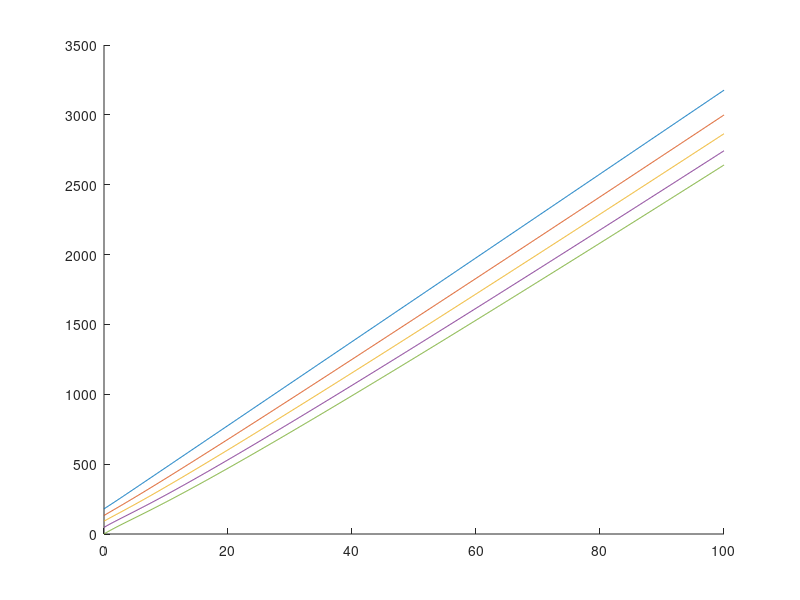
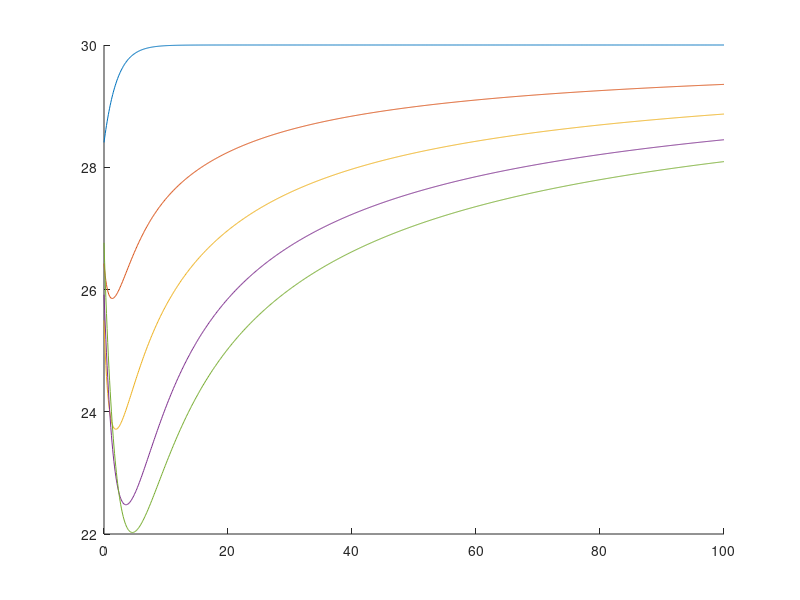
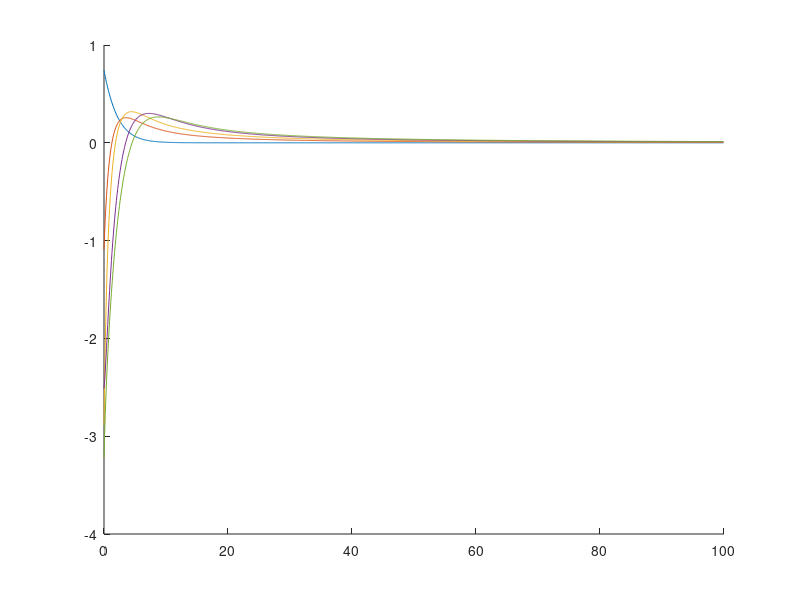

These figures' MATLAB source, in order: (Note: this script raises an error after producing the figures.)


% In the following code I try to simulate human driven vehicle so that we
% can play with Bayesian Linear regression and see how it works. Because
% here we do not use VR, we need to generate vehicle trajectories (mimicing
% humans) in a different way. To do that, we use a car-following model.
% This model is the IDM model (you can google it). Here We will do a simple
% example considering only a single road. Not a merging. Next we initialize
% some parameters for our simulation. 

Simulation_time = 100;
time_step = 0.1;
N = round(Simulation_time / time_step);

v_des = 30;        % desired speed (m/s)
T = 1.5;           % time headway (s)
s0 = 4;            % minimum gap (m), a.k.a. s0 (your "gamma")
num_vehicles = 5;

% --- Initialize
vehicles = struct([]);
for i = 1:num_vehicles
    vehicles(i).id = i;
    vehicles(i).road = 1;

    % Preallocate trajectories
    vehicles(i).pos   = nan(1, N+1);
    vehicles(i).speed = nan(1, N+1);
    vehicles(i).acc   = nan(1, N+1);

    % Initial states
    vehicles(i).pos(1)   = (num_vehicles - i) * (40 + s0) + 4*rand(); % spaced back
    vehicles(i).speed(1) = 25 + (30-25)*rand();                      % 25–30 m/s
    vehicles(i).acc(1)   = 0;

    % IDM params (per vehicle)
    vehicles(i).a     = 2 + (5-2)*rand();     % max accel
    vehicles(i).b     = 1 + (4-1)*rand();     % comfortable decel
    vehicles(i).delta = 3 + (4-3)*rand();     % accel exponent (usually 4)
    vehicles(i).Length = 4 + (6-4)*rand();    % vehicle length (m)

    % Predecessor index (0 = no leader)
    vehicles(i).preceding_vehicle_index = i-1;
end
vehicles(1).preceding_vehicle_index = 0; % leader



% --- Simulation loop. This is the main loop where we update our vehicle
% trajerctories based on the IDM model. Play a little bit to see how each
% variable works. 

% As a next you need to define a trigger condition and based on available
% data train using BLR and predict. In the paper you can find some hint on
% how to select the number of data to train etc. But to make it
% simple you can say if a vehicle passes 60 meters in distance I train
% using data I have. Then we can do some comparisons how the amount of data
% can influence conservatism. 


for t = 1:N
    % Recompute order & predecessors each step (by position)
    [~, order] = sort(arrayfun(@(v) v.pos(t), vehicles), 'descend'); % larger x = ahead
    % Map: who is ahead of whom. We do that in order to easily identify the
    % preceding vehicle. We will do something similar when we have merging,
    % but it will not be the same. 
    inv_order = zeros(1,num_vehicles);
    inv_order(order) = 1:num_vehicles;
    for k = 1:num_vehicles
        rk = inv_order(k); % rank in sorted list
        if rk == 1
            vehicles(k).preceding_vehicle_index = 0; % no leader
        else
            leader_id = order(rk - 1);
            vehicles(k).preceding_vehicle_index = leader_id;
        end
    end

    % Update each vehicle
    for i = 1:num_vehicles
        
        v  = vehicles(i).speed(t);
        %the following 3 parameters are associated with some
        %characteristics of the vehicles (like maximum acceleration or
        %comfortable deceleration) and are used by the IDM model. The
        %parameter del does not have a physical interpretation. Look the
        %IDM model in google to see what this parameter does (it is not
        %important for now tho).
        a0 = vehicles(i).a;
        b0 = vehicles(i).b;
        del= vehicles(i).delta;


        %we check if there is a preceding vehicle. If it is not we need to
        %consider a special case of the IDM which is much simpler(see else)
        if vehicles(i).preceding_vehicle_index >= 1

    % we calculate some parameters needed for the IDM Model
            j = vehicles(i).preceding_vehicle_index;  % leader index
            vL = vehicles(j).speed(t);
            x  = vehicles(i).pos(t);
            xL = vehicles(j).pos(t);

            % actual net spacing s (subtract leader length)
            s  = xL - x - vehicles(j).Length;
            s  = max(s, 1e-3); % avoid divide-by-zero

            dv = v - vL; % positive if approaching
            s_star = s0 + v*T + (v * dv) / (2*sqrt(a0*b0));

            acc = a0 * ( 1 - (v / v_des)^del - (s_star / s)^2 );
        else
            % Leader uses free-road term only
            acc = a0 * ( 1 - (v / v_des)^del );
        end

        % we we update our vehicles state based on the acceleration we
        % obtain from the IDM model.
        vehicles(i).acc(t)     = acc;
        vehicles(i).speed(t+1) = max(0, v + time_step * acc);
        vehicles(i).pos(t+1)   = vehicles(i).pos(t) + time_step * v + 0.5 * time_step^2 * acc;
    end
end


% Here we plot!


figure(1);
hold on 

t=0:time_step:Simulation_time;

for i=1:num_vehicles
    plot(t,vehicles(i).pos);
end

hold off

figure(2);

hold on 

t=0:time_step:Simulation_time;

for i=1:num_vehicles
    plot(t,vehicles(i).speed);
end

hold off

figure(3);

hold on 

t=0:time_step:Simulation_time;

for i=1:num_vehicles
    plot(t,vehicles(i).acc);
end

hold off

%% --- NEWELL MODEL & BLR ESTIMATION SECTION
disp("Starting BLR estimation using IDM trajectories...");

% 1. Extract position/speed data into matrices
t = 0:time_step:Simulation_time;
Tlen = numel(t);
num_vehicles = numel(vehicles);
P = cell2mat(arrayfun(@(v) v.pos(:), vehicles, 'uni', false)); % (T x N)
V = cell2mat(arrayfun(@(v) v.speed(:), vehicles, 'uni', false));

% 2. Build leader indices per timestep
leaders = zeros(Tlen, num_vehicles);
for ti = 1:Tlen
    pos_t = arrayfun(@(v) v.pos(ti), vehicles);
    [~, ord] = sort(pos_t, 'descend');           % larger x = ahead
    invord = zeros(1, num_vehicles);
    invord(ord) = 1:num_vehicles;
    for k = 1:num_vehicles
        rk = invord(k);                          % rank (1 = front)
        if rk == 1
            leaders(ti,k) = 0;                   % no leader
        else
            leaders(ti,k) = ord(rk - 1);         % leader = one car ahead
        end
    end
end


% 3. Estimate Newell time shifts τ_k(t)
w = 10;  % backward wave speed (m/s)
taus_all = nan(Tlen, num_vehicles);
for k = 1:num_vehicles
    if k==1, continue; end
    j = leaders(:,k);
    if all(j==0), continue; end
    Pj = P(:,j(find(j>0,1))); % pick a sample leader
    taus_all(:,k) = estimate_tau_series(t, Pj, P(:,k), w);
end

% 4. Build dataset for BLR and train model
[X, Y] = make_blr_dataset(t, P, leaders, taus_all);
blr = blr_fit(X, Y);

% 5. Predict τ for one follower and plot
k = 3;
idx_ok = find(~isnan(taus_all(:,k)));
Xk = []; Yk = [];
for ii = idx_ok(:).'
    j = leaders(ii,k); if j==0, continue; end
    Xk(end+1,:) = [1, P(ii,k), P(ii,j)];
    Yk(end+1,1) = taus_all(ii,k);
end
[m_tau, v_tau] = blr_predict(blr, Xk);

figure;
plot(t(idx_ok), Yk, 'k', t(idx_ok), m_tau, 'r', ...
     t(idx_ok), m_tau + 2*sqrt(v_tau), 'r--', ...
     t(idx_ok), m_tau - 2*sqrt(v_tau), 'r--');
xlabel('time (s)'); ylabel('\tau (s)');
title('BLR prediction vs IDM-derived τ');
legend('True τ','BLR mean','±2σ band');

% --- Helper functions below ---
function taus = estimate_tau_series(t, Pj, Pk, w)
    Fj = griddedInterpolant(t, Pj, 'pchip');
    taus = nan(size(t)); guess=1.5;
    for ii=1:numel(t)
        fun = @(tau) Fj(t(ii)-tau) - w*tau - Pk(ii);
        try
            taus(ii)=fzero(fun, guess); guess=max(0.2,min(3,taus(ii)));
        catch, taus(ii)=NaN; end
    end
end

function [X,Y] = make_blr_dataset(t,P,leaders,taus)
    [T,N] = size(P); X=[]; Y=[];
    for k=2:N
        idx=find(~isnan(taus(:,k)));
        for i=idx(:).'
            j=leaders(i,k); if j==0, continue; end
            X(end+1,:)=[1, P(i,k), P(i,j)];
            Y(end+1,1)=taus(i,k);
        end
    end
end

function model = blr_fit(X,Y)
    [N,M]=size(X); alpha=1e-3; beta=1/var(Y); I=eye(M);
    for it=1:200
        S=inv(alpha*I+beta*(X.'*X)); mu=beta*S*(X.'*Y);
        gamma=sum(1-alpha*diag(S));
        alpha_new=gamma/(mu.'*mu); err=Y-X*mu;
        beta_new=(N-gamma)/(err.'*err);
        if max(abs([alpha_new-alpha,beta_new-beta]))<1e-6, break; end
        alpha=alpha_new; beta=beta_new;
    end
    model.mu=mu; model.S=S; model.alpha=alpha; model.beta=beta;
end

function [m,v] = blr_predict(model,Xstar)
    m = Xstar*model.mu;
    v = sum((Xstar*model.S).*Xstar,2) + 1/model.beta;
end
